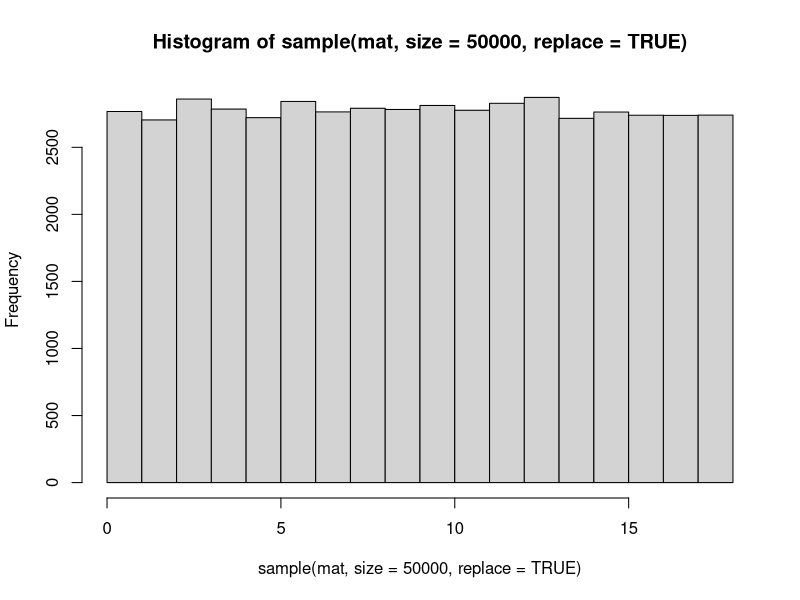
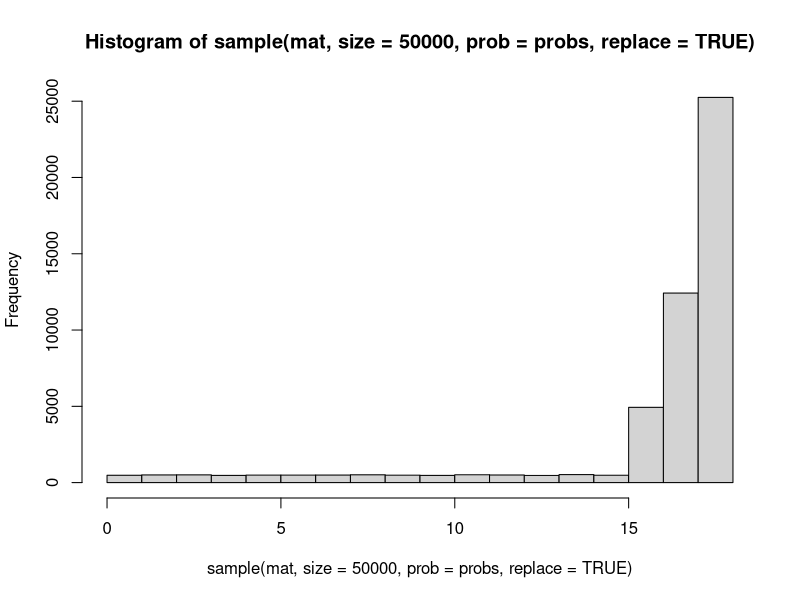
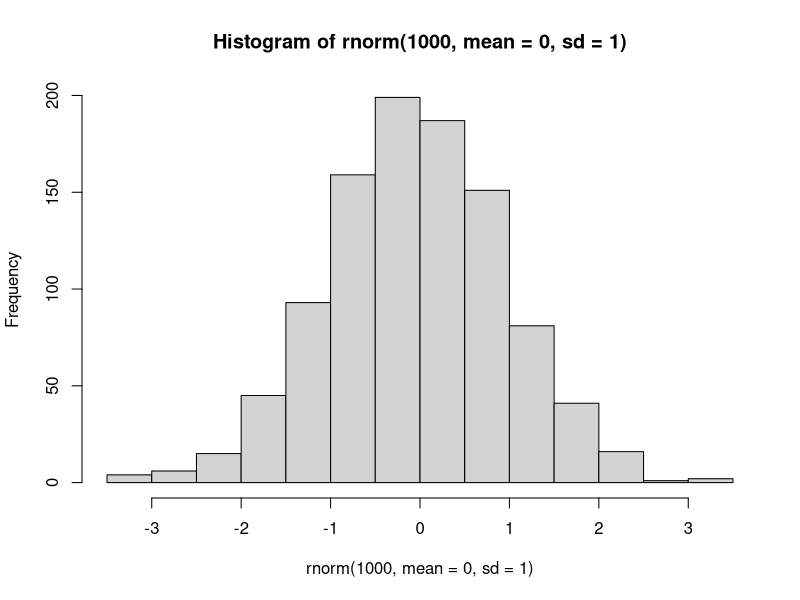
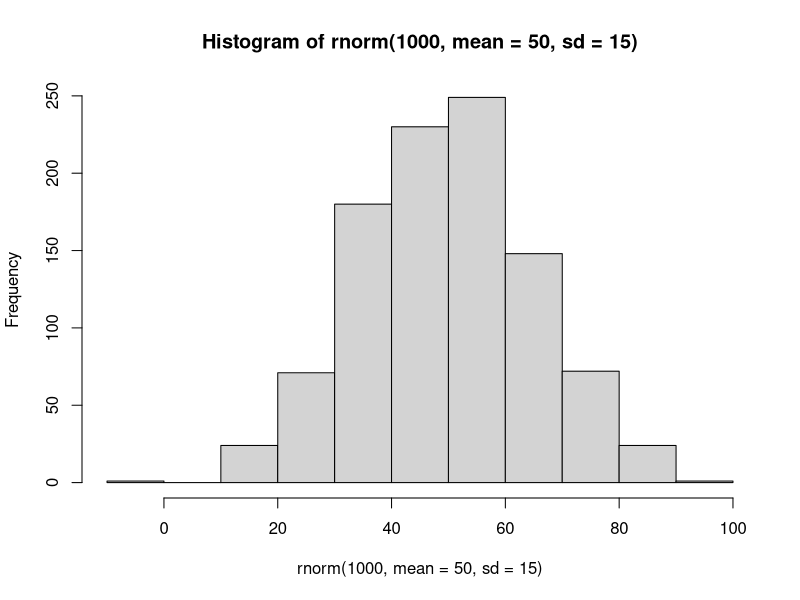
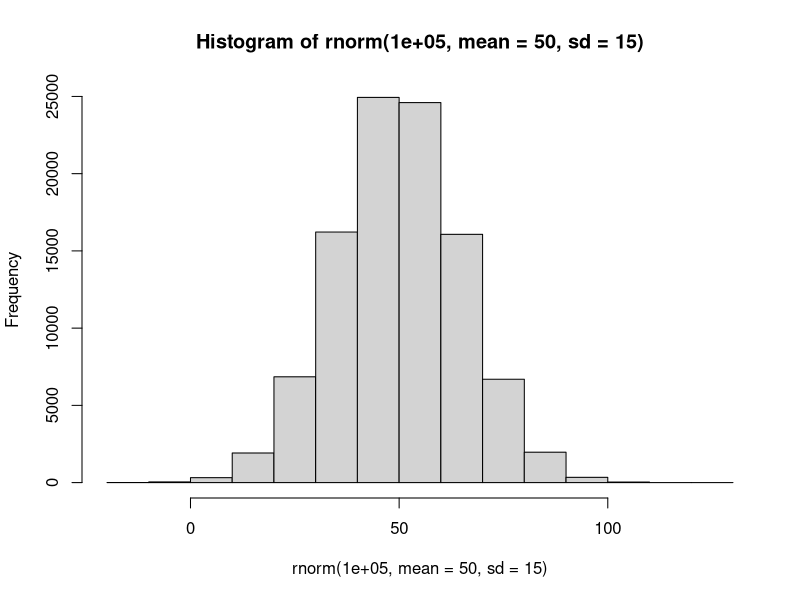
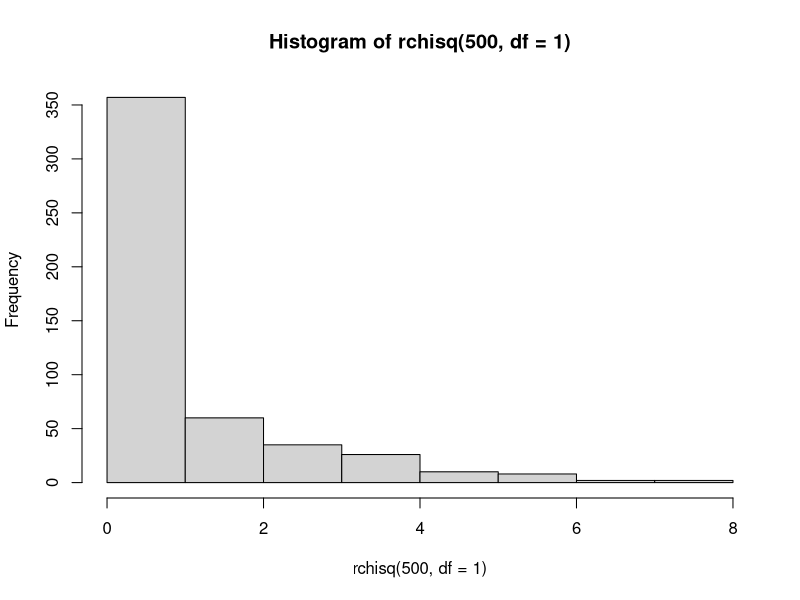
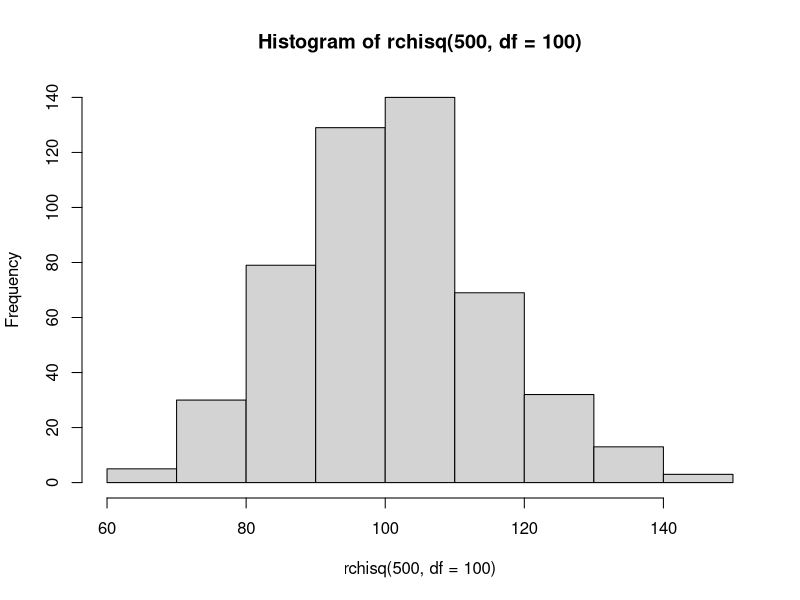
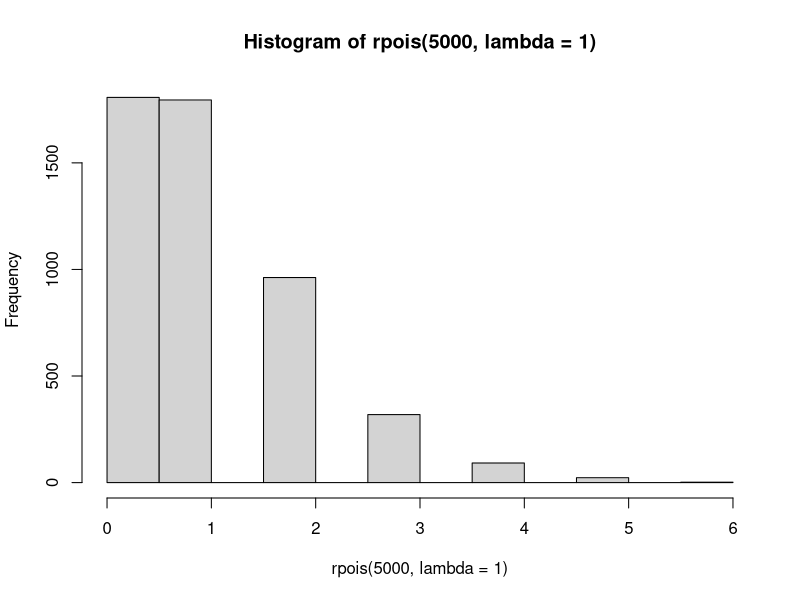

The R script that drew these images, in order:
## ---- chunk 1
knitr::opts_chunk$set(dev.args=list(bg="transparent"))
## ---- chunk 2
library(mvtnorm)  # Multivariate Normal tools
## ---- chunk 3
c(1, 2, 3, 4, 3, 2, 1)
c(1:4, 3:1)
## ---- chunk 4
matrix(1:15, nrow = 3, ncol = 5, byrow = TRUE)
## ---- chunk 5
mat <- matrix(1:18, 3, 6)
mat
c(mat)
## ---- chunk 6
sample(mat)
## ---- chunk 7
sample(mat, size = 5)
## ---- chunk 8
sample(mat, size = 50, replace = TRUE)
## ---- chunk 9
hist(sample(mat, size = 50000, replace=TRUE), breaks = 0:18)
## ---- chunk 10
probs <- c(rep(.01, 15), .1, .25, .50)
probs
hist(sample(mat, size = 50000, prob = probs, replace=TRUE), breaks = 0:18)

## ---- chunk 11
set.seed(123)
sample(mat, size = 50, replace = TRUE)
set.seed(123)
sample(mat, size = 50, replace = TRUE)
## ---- chunk 12
set.seed(123)
sample(mat, size = 5, replace = TRUE)
sample(mat, size = 7, replace = TRUE)
set.seed(123)
sample(mat, size = 5, replace = TRUE)
sample(mat, size = 7, replace = TRUE)
## ---- chunk 13
hist(rnorm(1000, mean = 0, sd = 1))
## ---- chunk 14
hist(rnorm(1000, mean = 50, sd = 15))
## ---- chunk 15
hist(rnorm(100000, mean = 50, sd = 15))
## ---- chunk 16
hist(rchisq(500, df = 1))
## ---- chunk 17
hist(rchisq(500, df = 100))
## ---- chunk 18
hist(rpois(5000, lambda = 1))
## ---- chunk 19
hist(rpois(5000, lambda = 100))
## ---- chunk 20
run <- rbinom(1000, size = 1, prob = .75) 
table(run)
## ---- chunk 21
hist(run)
## ---- chunk 22
run <- rbinom(10000, size = 60, prob = .75)
table(run)
## ---- chunk 23
hist(run)
## ---- chunk 24
sigma <- matrix(c(30, 15, 15, 30), 2, 2)
sigma
means <- c(97, 63)
data <- rmvnorm(n = 1000, mean = means, sigma = sigma)
colMeans(data)
var(data)
## ---- chunk 25
plot(data)
## ---- chunk 26
sigma <- matrix(c(1, 0, 0, 1), 2, 2)
sigma
means <- c(0, 0)
data <- rmvnorm(n = 1000, mean = means, sigma = sigma)
colMeans(data)
var(data)
## ---- chunk 27
plot(data)
## ---- chunk 28
par(mfrow = c(1, 2))
hist(data[, 1])
hist(data[, 2])
